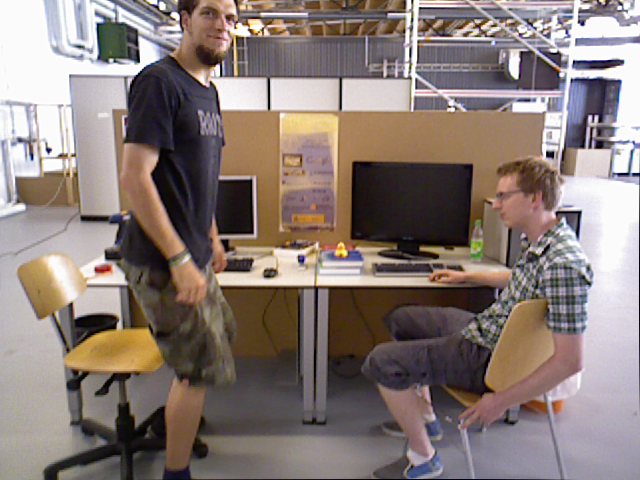
//> input picture Examples/MaskRCNN/human.png, 640 x 480 px
$ ./mask_rcnn   (built with g++ and OpenCV 4)
//> lines starting //> are read from the running program, lines starting //| are printed output that depends on the picture; after the words box and inside, x2 and y2 are one past the last pixel; in counts of white or black regions, pixels touching at a corner belong together
//
// Created by Shubhendu.
//


#include <fstream>
#include <sstream>
#include <iostream>
#include <string.h>
#include <unordered_set>
#include <opencv2/core/core.hpp>
#include <opencv2/features2d/features2d.hpp>
#include <opencv2/highgui/highgui.hpp>
#include <opencv2/imgproc/imgproc.hpp>
#include <opencv2/dnn.hpp>
#include <chrono>

using namespace std;
using namespace cv;
using namespace dnn;

// Initialize the parameters
float confThreshold = 0.5; // Confidence threshold
float maskThreshold = 0.3; // Mask threshold

vector<string> classes;
vector<Scalar> colors;
unordered_set<string> dynamicClasses;

bool is_dynamic(int classId);

void load_data_info();

// Draw the predicted bounding box
void drawBox(Mat& frame, int classId, float conf, Rect box);

// Draw the mask into frame
void drawMask(Mat &frame, int classId, Rect box, Mat &mask);

// Postprocess the neural network's output for each frame
void postprocess(Mat &frame, const vector<Mat> &outs, Mat &dynamic_mask);

// draw orb features on two images
void draw_feature();

void draw_feature() {
    Mat img_1 = imread ( "human.png", CV_LOAD_IMAGE_COLOR );
//> img_1 is the input picture: 480 rows x 640 cols, CV_8UC3; mean B, G, R 118.6, 123.5, 136.8
    Mat img_2 = imread ( "human2.png", CV_LOAD_IMAGE_COLOR );
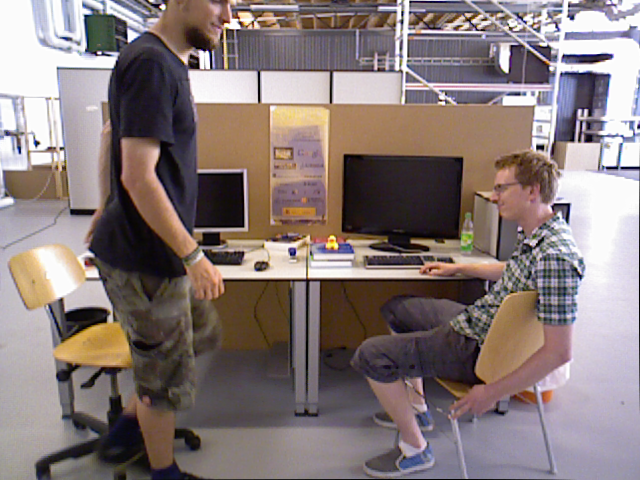
//> input picture Examples/MaskRCNN/human2.png, 640 x 480 px
//> img_2 is the input picture: 480 rows x 640 cols, CV_8UC3; mean B, G, R 120.3, 121.6, 135.1
    Mat mask = imread("dynamic_mask.png", CV_8U);
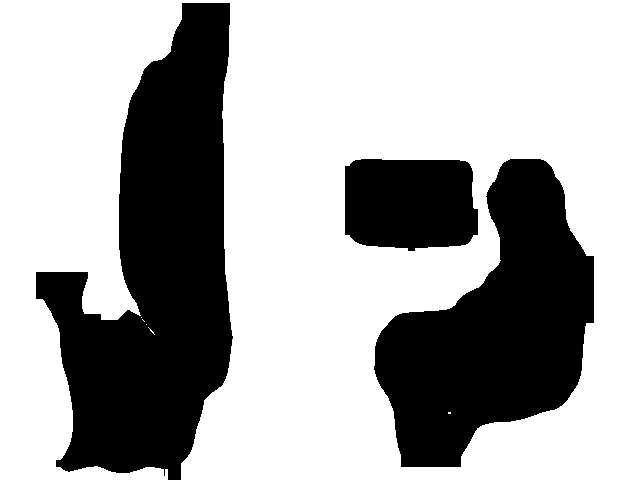
//> input picture Examples/DynamicExtractor/dynamic_mask.png, 640 x 480 px
//> mask: 480 rows x 640 cols, CV_8UC1; 66.9% white; 3 black regions, box (x1, y1, x2, y2) and area: (36, 3, 233, 480) 52875, (374, 159, 594, 467) 37694, (345, 159, 478, 251) 11036

    //-- Initialization
    std::vector<KeyPoint> keypoints_1, keypoints_2;

    Mat descriptors_1, descriptors_2;
    Ptr<FeatureDetector> detector = ORB::create();
    Ptr<DescriptorExtractor> descriptor = ORB::create();
    // Ptr<FeatureDetector> detector = FeatureDetector::create(detector_name);
    // Ptr<DescriptorExtractor> descriptor = DescriptorExtractor::create(descriptor_name);
    Ptr<DescriptorMatcher> matcher  = DescriptorMatcher::create ( "BruteForce-Hamming" );

    //-- FAST-ORB corner detection
    detector->detect ( img_1,keypoints_1, mask);
//> keypoints_1 = 500 keypoints; strongest (x, y, size): (546, 154, 44.6), (48, 151, 37.2), (548, 154, 53.6), (47, 149, 31)
    detector->detect ( img_2,keypoints_2, mask);
//> keypoints_2 = 500 keypoints; strongest (x, y, size): (537, 148, 31), (536, 146, 37.2), (38, 143, 31), (568, 204, 37.2)
//    detector->detect ( img_1,keypoints_1);
//    detector->detect ( img_2,keypoints_2);

    cout << keypoints_1.size() << endl;
//| 500

    cout << keypoints_1[0].pt.x << " " << keypoints_1[0].pt.y << endl;
//| 98 58
    cout << mask.at<uchar>(keypoints_1[0].pt) << endl;

    //-- BRIEF descriptor
    descriptor->compute ( img_1, keypoints_1, descriptors_1 );
    descriptor->compute ( img_2, keypoints_2, descriptors_2 );

    Mat outimg1;
    Mat greyimg1;
    cvtColor(img_1, greyimg1, CV_BGR2GRAY);
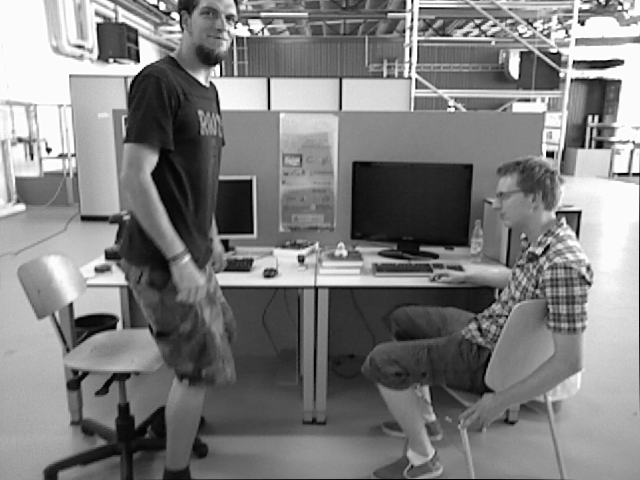
//> greyimg1: 480 rows x 640 cols, CV_8UC1; min 0, max 255, mean 126.9
    drawKeypoints( greyimg1, keypoints_1, outimg1, Scalar(0,255,0), DrawMatchesFlags::DEFAULT);
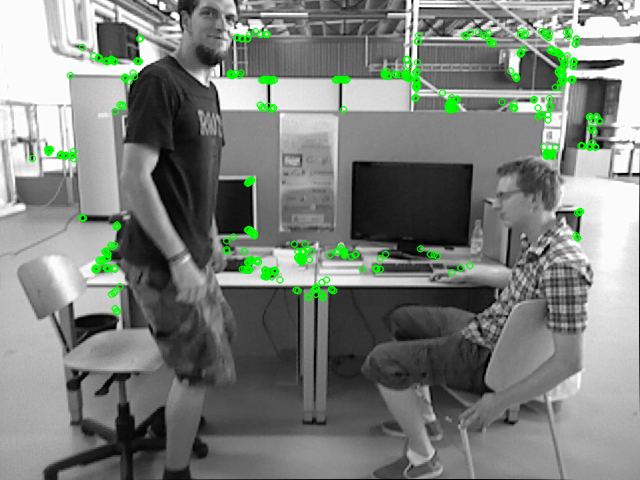
//> outimg1: 480 rows x 640 cols, CV_8UC3; mean B, G, R 123.8, 129.3, 123.8
    //drawKeypoints( outimg1, keypoints_2, outimg1, Scalar(0,0,255), DrawMatchesFlags::DEFAULT);
    imshow("ORB Features",outimg1);
    imwrite("orb_features.png", outimg1);

    //-- Descriptor matching through Hamming distance
    vector<DMatch> matches;
    //BFMatcher matcher ( NORM_HAMMING );
    matcher->match ( descriptors_1, descriptors_2, matches );
//> matches = 500 matches

    //-- Matched pair filtering
    double min_dist=10000, max_dist=0;

    // Find minimum and maximum distances for matched pairs
    for ( int i = 0; i < descriptors_1.rows; i++ )
    {
        double dist = matches[i].distance;
        if ( dist < min_dist ) min_dist = dist;
        if ( dist > max_dist ) max_dist = dist;
    }
//> this loop made 500 passes
//> (dist, min_dist, max_dist) on pass 1: (22, 22, 22)
//> (dist, min_dist) on passes 11, 24, 30, 56, 104, 244: (17, 17), (14, 14), (11, 11), (10, 10), (5, 5), (3, 3)
//> after the loop, min_dist = 3; max_dist = 87

    min_dist = min_element( matches.begin(), matches.end(), [](const DMatch& m1, const DMatch& m2) {return m1.distance<m2.distance;} )->distance;
    max_dist = max_element( matches.begin(), matches.end(), [](const DMatch& m1, const DMatch& m2) {return m1.distance<m2.distance;} )->distance;

    printf ( "-- Max dist : %f \n", max_dist );
//| -- Max dist : 87.000000
    printf ( "-- Min dist : %f \n", min_dist );
//| -- Min dist : 3.000000

    // If distance more than twice of minimum then wrong pair. lower limit 30
    std::vector< DMatch > good_matches;
    for ( int i = 0; i < descriptors_1.rows; i++ )
    {
        if ( matches[i].distance <= max ( 2*min_dist, 30.0 ) )
        {
            good_matches.push_back ( matches[i] );
        }
    }
//> after the loop, good_matches = 202 matches

    //-- Draw matched points
    Mat img_match;
    Mat img_goodmatch;
    drawMatches ( img_1, keypoints_1, img_2, keypoints_2, matches, img_match );
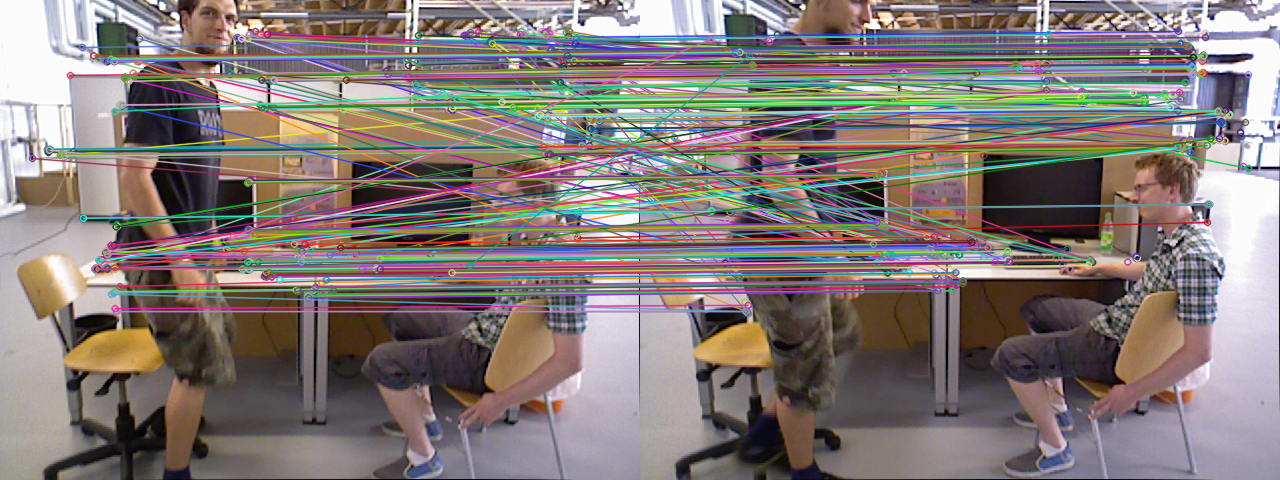
//> img_match: 480 rows x 1280 cols, CV_8UC3; mean B, G, R 119.4, 121.9, 131.5
    drawMatches ( img_1, keypoints_1, img_2, keypoints_2, good_matches, img_goodmatch );
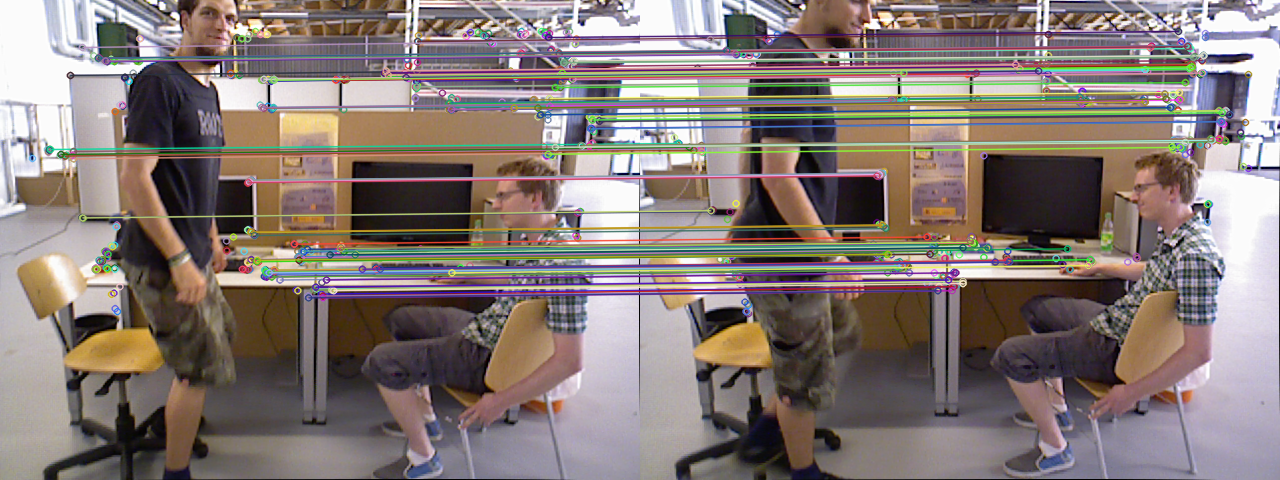
//> img_goodmatch: 480 rows x 1280 cols, CV_8UC3; mean B, G, R 117.9, 121.8, 133.8
    imshow ( "All matched pairs", img_match );
    imwrite("all_matches.png", img_match);
    imshow ( "Matched pairs after optimization", img_goodmatch );
    imwrite("good_matches.png", img_goodmatch);
    waitKey(0);
}

// For each frame, extract the bounding box and mask for each detected object
// [92 lines left out: functions postprocess, drawBox, drawMask, not called in this run]

bool is_dynamic(int classId) {
    return dynamicClasses.count(classes[classId]);
}

// [127 lines left out: functions load_data_info, main, not called in this run]

// added to run one function of the file
int main() { draw_feature(); }
